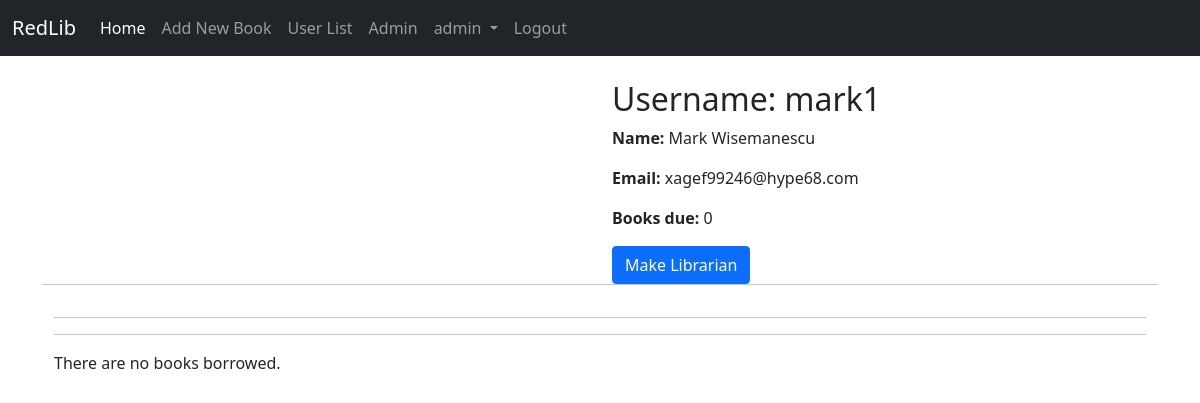
The app's page /student/13 (signed in) with its own data.
### main/models.py (models this page shows, shortened)
class Student(models.Model):
	user = models.OneToOneField(User,null = True, on_delete=models.CASCADE)
	total_books_due = models.IntegerField(default=0)
	image = models.ImageField(null=True, blank=True, upload_to="images/profile/")
	name = models.CharField(max_length=200,default=0)

### main/views.py (the view)
# urls.py: path('student/<int:pk>', views.StudentDetail, name='student_detail'),
def StudentDetail(request, pk):
	student = get_object_or_404(Student, id=pk)
	books=Borrower.objects.filter(student=student)
	return render(request, 'student_detail.html', locals())

### main/templates/student_detail.html (shortened to what this page needs)
{% extends 'base.html' %}
{% block content %}
{% if student.user.id == request.user.id or user.is_staff %}
    <div class="container bg bg-white">
    <div class="container-fliud">
    <div class="wrapper row">
        <div class="preview col-6">
        </div>
        <div class="details col-6">
            <h2>Username: {{ student.user.username }}</h2>
            <p><strong>Name: </strong>{{ student.user.first_name }} {{ student.user.last_name }}</p>
            <p><strong>Email: </strong>{{ student.user.email }}</p>
            <p><strong>Books due: </strong> {{ student.total_books_due }}</p>
            {% if user.is_superuser %}
                {% if student.user.is_staff and not student.user.is_superuser %}
                <a class="btn btn-danger" href="{% url 'unmake-staff' pk=student.pk %}">Delete Librarian Access</a>
                {% elif student.user.is_superuser %}
                <h2><strong>Has Admin rights.</strong></h2>
                {% else %}
                <a class="btn btn-primary" href="{% url 'make-staff' pk=student.pk %}">Make Librarian</a>
                {% endif %}
            {% endif %}
        </div>
        <hr>
    </div>
    <hr>
    <hr>
    {% if books %}
        <div class="row mx-auto">
            {% for book in books %}
                <div class="mx-3 col-md-4 col-lg-3 mb-4 shadow p-2 mb-4 bg-white rounded">
                    <div class="card mx-auto text-center ">
                        {% if book.book.image %}
                        <img class="card-img-top" src="{{ book.book.image.url }}" alt="Sample Title" width="400px"
                             height="400px">
                        {% endif %}
                        <div class="card-body">
                            <h4 class="card-title"><a href="{% url 'book-detail' pk=book.book.pk %}">{{book.book.name}}</a>
                                <h5>({{book.book.author}})</h5>
                                <h6>Due Date: {{book.return_date}}</h6>
                            </h4>
                        {% if student.user.id == request.user.id %}
                            <a class="btn btn-success" href="{% url 'return' pk=book.book.id %}">Return</a>
                        {% endif %}
                        </div>
                    </div>
                </div>
            {% endfor %}
        </div>
    {% else %}
        <p>There are no books borrowed.</p>
    {% endif %}
{% endif %}
{% endblock %}

### main/templates/base.html (shortened to what this page needs)
<!DOCTYPE html>
<html lang="en">
  	<head>
    	<link href="https://cdn.jsdelivr.net/npm/bootstrap@5.0.0-beta3/dist/css/bootstrap.min.css" rel="stylesheet">
  	</head>
  	<body>
		<nav class="navbar navbar-expand-lg navbar-dark bg-dark">
	  		<div class="container-fluid">
	    		<a class="navbar-brand" href="#">RedLib</a>
	    		<div class="collapse navbar-collapse" id="navbarSupportedContent">
	     			<ul class="navbar-nav me-auto mb-2 mb-lg-0">
	      				{% if user.is_authenticated %}
	      					<li class="nav-item">
	        			  		<a class="nav-link active" aria-current="page" href="{% url 'home' %}">Home</a>
	        				</li>
	        				{% if user.is_staff %}
	      					<li class="nav-item">
	        			  		<a class="nav-link" href="{% url 'add-book' %}">Add New Book</a>
	        				</li>
	        				{% if user.is_superuser %}
	        				<li class="nav-item">
	        			  		<a class="nav-link" href="{% url 'student_list' %}">User List</a>
	        				</li>
	        				<li class="nav-item">
	        			  		<a class="nav-link" href="{% url 'admin:index' %}">Admin</a>
	        				</li>
	        				{% endif %}
	        				{% endif %}
	        				<li class="nav-item dropdown">
	        			  		<a class="nav-link dropdown-toggle" href="#" id="navbarDropdown" role="button" data-bs-toggle="dropdown" aria-expanded="false">
	            				{{user.username}}
	          					</a>
	        				</li>
	        				<li class="nav-item">
	          					<a class="nav-link" href="{% url 'account_logout' %}">Logout</a>
	        				</li>
	      				{% endif %}
	      			</ul>
		    	</div>
		  	</div>
		</nav>
  		<br>
  		<div class = container>
  			{% block content %}
  			{% endblock %}
  		</div>
  	</body>
</html>

### records on screen
Student: user.username "mark1", user.first_name "Mark", user.last_name "Wisemanescu", user.email "xagef99246@hype68.com", total_books_due "0"

### other values on screen
{{ user.username }} "admin"
